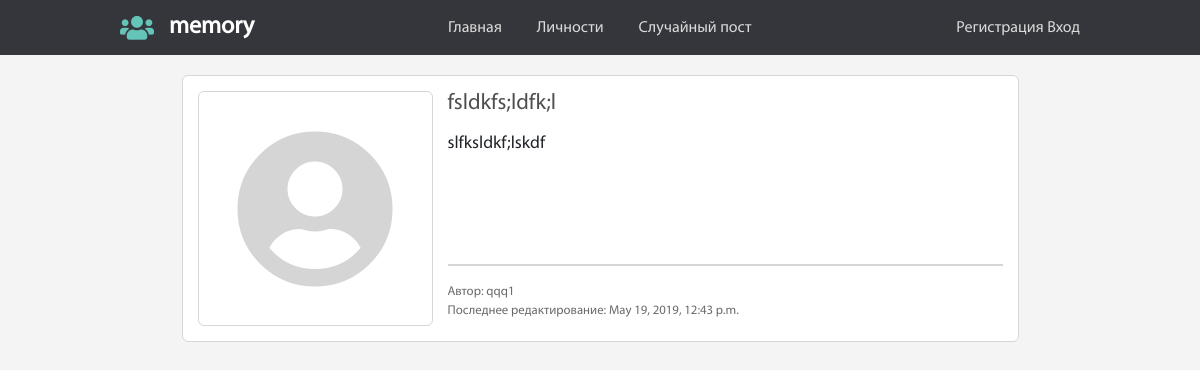
Page /random_post/ on the earlier database version.
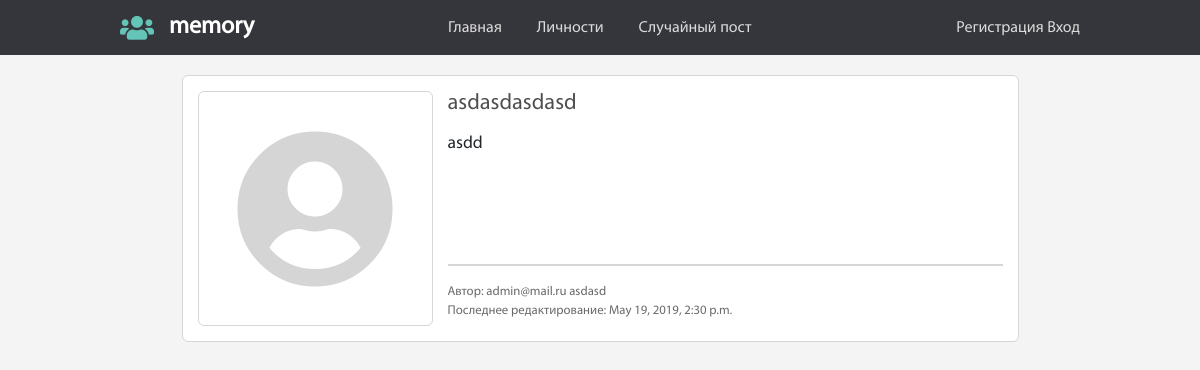
Same page on the later database version.
### mysite/models.py (models this page shows, shortened)
class Post(models.Model):
    email = models.EmailField(verbose_name="email", db_index=True, blank=True)
    name = models.ForeignKey(User, on_delete=models.CASCADE, verbose_name="Имя", db_index=True, blank=True)
    second_name = models.CharField(verbose_name="Фамилия", max_length=150, db_index=True, blank=True)
    title = models.CharField(verbose_name="Заголовок", max_length=500, blank=True)
    preview = models.CharField(verbose_name= "Тизер", max_length=500, blank=True, db_index=True)
    text_post = MarkdownxField(verbose_name= "Текст поста", blank=True, db_index=True)
    CHOICE_TO_STAR = (
        (True, 'Пост известной личности'),
        (False, 'Пост обычного пользователя'),
    )
    star = models.BooleanField(verbose_name="Настройка поста", choices=CHOICE_TO_STAR, default=False)
    date_pub = models.DateTimeField(verbose_name="Дата публикации", auto_now_add=True)
    date_modified = models.DateTimeField(verbose_name="Последнее изменение", auto_now=True)
    pictures = models.CharField(verbose_name="Ссылка на картинку", max_length=500, blank=True)
    class Meta:
        ordering = ["-date_modified"]
    def text_post_markdown(self):
        return markdownify(self.text_post)
    def get_preview(self):
        if not self.preview:
            return markdownify(self.text_post[:501]+"...")
        else:
            return self.preview
    def __str__(self):
        return self.title

### mysite/views.py (the view)
# urls.py: url(r'^random_post/$', v.random_post, name='random_post')
def random_post(request):
    items = Post.objects.all()
    random_item = random.choice(items)
    return render(request, 'mysite/random_post.html', context={'random_object': random_item})

### mysite/templates/mysite/random_post.html (shortened to what this page needs)
{% extends 'mysite/base_page.html' %}
{% load staticfiles %}
{% block css %}
  <link rel="stylesheet" href="{% static 'css/post.css' %}">
{% endblock %}
{% block content %}
<aside class="post">
  <section class="post__img">
    <i class="fas fa-user-circle"></i>
  </section>
  <section class="post__info">
    <h3>{{ random_object }}</h3>
    <p class="post__prev">{{ random_object.get_preview }}</p>
    <hr>
    <div class="post__nav">
      <div class="post__addition">
        <span>Автор: {{random_object.name}} {{ random_object.second_name }}</span></br>
        <span>Последнее редактирование: {{ random_object.date_modified }}</span>
      </div>
    </div>
  </section>
</aside>
{% endblock %}

### mysite/templates/mysite/base_page.html
{% extends 'base.html' %}

### templates/base.html (shortened to what this page needs)
<!DOCTYPE html>
{% load staticfiles %}
<html lang="en">
<head>
  <link rel="stylesheet" href="https://stackpath.bootstrapcdn.com/bootstrap/4.2.1/css/bootstrap.min.css">
  <link rel="stylesheet" href="{% static 'css/normalize.css' %}">
  <link rel="stylesheet" href="https://use.fontawesome.com/releases/v5.8.1/css/all.css">
  <link rel="stylesheet" href="{% static 'css/base.css' %}">
  {% block css %}{% endblock %}
</head>
<body>
  <header>
    <nav class="menu">
      <div class="menu__logo">
        <i class="fas fa-users"></i>
        <h1>memory</h1>
      </div>
      <ul class="menu__list">
        <li>
          <a class="link" href="{% url 'posts_list' %}">Главная</a>
        </li>
        <li>
          <a class="link" href="{% url 'persons_list' %}">Личности</a>
        </li>
        <li>
          <a class="link" href="{% url 'random_post' %}">Случайный пост</a>
        </li>
          <li>
            {% if not user.is_authenticated %}
            <a class="link" href="{% url 'registration' %}">Регистрация</a>
            <a class="link" href="{% url 'login' %}">Вход</a>
            {% endif %}
          </li>
      </ul>
    </nav>
  </header>
  <div class="main-container">
    <main>{% block content %}{% endblock %}</main>
  </div>
</body>
</html>

### static/css/base.css (style rules this page uses)
:root { --izumrud: #64c4b8; }
body { background: #f4f4f4; font-family: "MyriadProRegular"; }
header { width: 100%; background: #35363b; }
.menu { display: flex; background: #35363b; height: 55px; width: 960px; justify-content: center; margin: auto; }
.menu__logo { display: flex; align-items: center; width: 30%; justify-content: flex-start; }
.menu__logo .fas { width: 34px; color: var(--izumrud); font-size: 1.7rem; margin-right: 15px; }
.menu__logo h1 { font-weight: bold; margin: 0; font-size: 1.5rem; color: #FFF; }
.menu__list { width: 70%; list-style: none; display: flex; align-items: center; margin: 0; }
.menu__list li a { color: #dbdbdb; font-size: 1rem; margin-right: 35px; }
.menu__list li:last-child a { margin-right: 0px; }
.menu__list li:last-child { margin-left: auto; }
.main-container { width: 960px; padding-right: 15px; padding-left: 15px; padding-top: 20px; margin-right: auto; margin-left: auto; }

### mysite/static/css/post.css (style rules this page uses)
.post { position: relative; background: #FFF; border-radius: 6px; border: 1px #d6d6d6 solid; padding: 15px; width: 90%; display: flex; flex-flow: row wrap; margin: 0 auto; margin-bottom: 15px; }
.post__img { display: block; min-width: 235px; height: 235px; margin-right: 15px; border: 1px #d6d6d6 solid; border-radius: 6px; }
.post__img .fas { font-size: 10rem; display: flex; justify-content: center; align-items: center; height: 100%; color: #d5d5d5; }
.post__info { display: block; width: auto; flex: 1; }
.post__info h3 { color: #4f4f4f; margin-bottom: 15px; font-size: 1.4rem; }
.post__prev { font-size: 1.1rem; line-height: normal; height: 49%; overflow: hidden; }
.post__info hr { border: 1px #d6d6d6 solid; }
.post__nav { display: flex; justify-content: space-between; }
.post__addition { font-size: .8rem; color: #6b6b6b; }

Differences in the rows shown:
changed Post: title "fsldkfs;ldfk;l" → "asdasdasdasd"; get_preview "slfksldkf;lskdf" → "asdd"; name "qqq1" → "admin@mail.ru"; second_name (not shown) → "asdasd"; date_modified "May 19, 2019, 12:43 p.m." → "May 19, 2019, 2:30 p.m."
